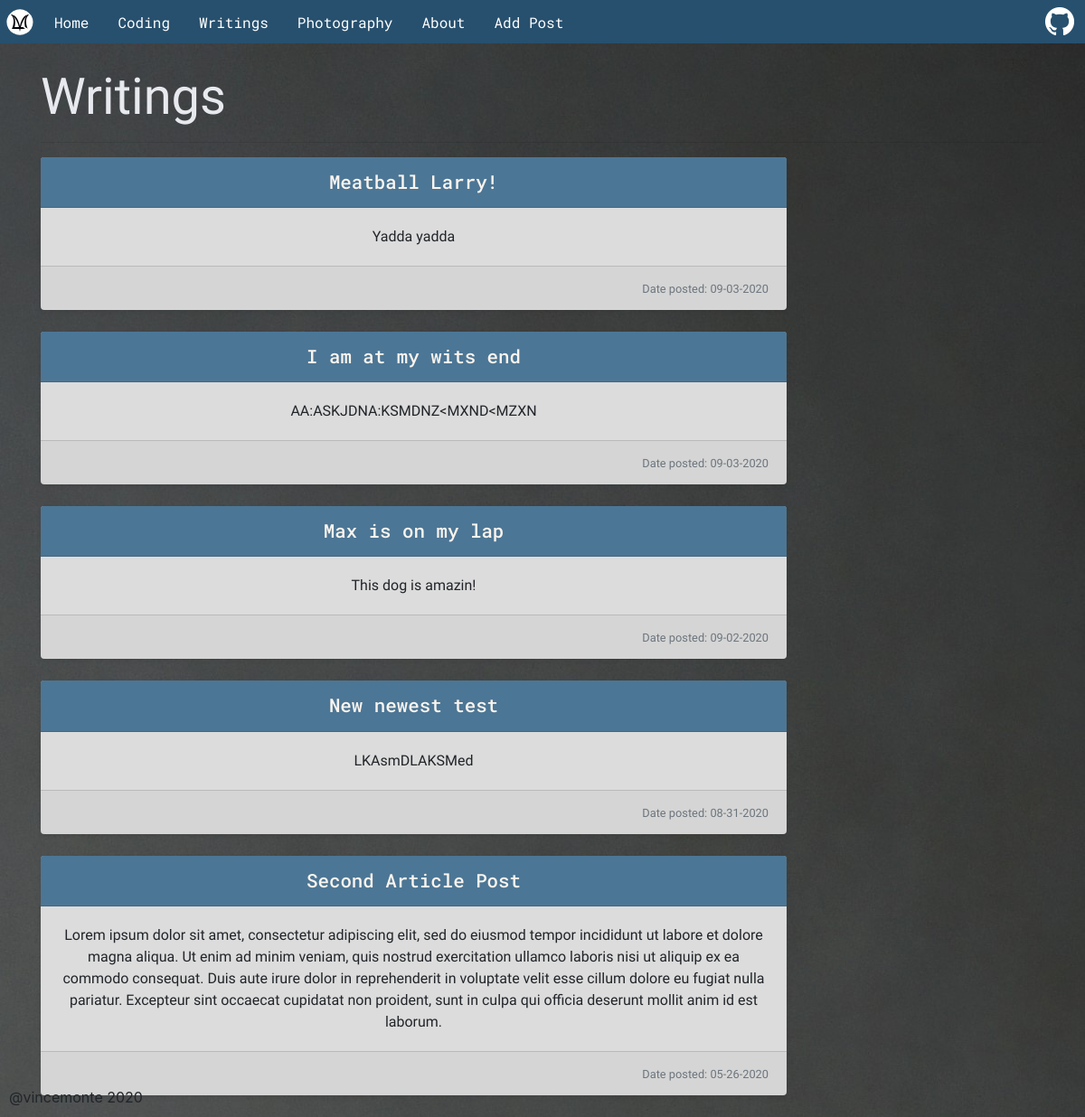
Page /writings on the earlier database version.
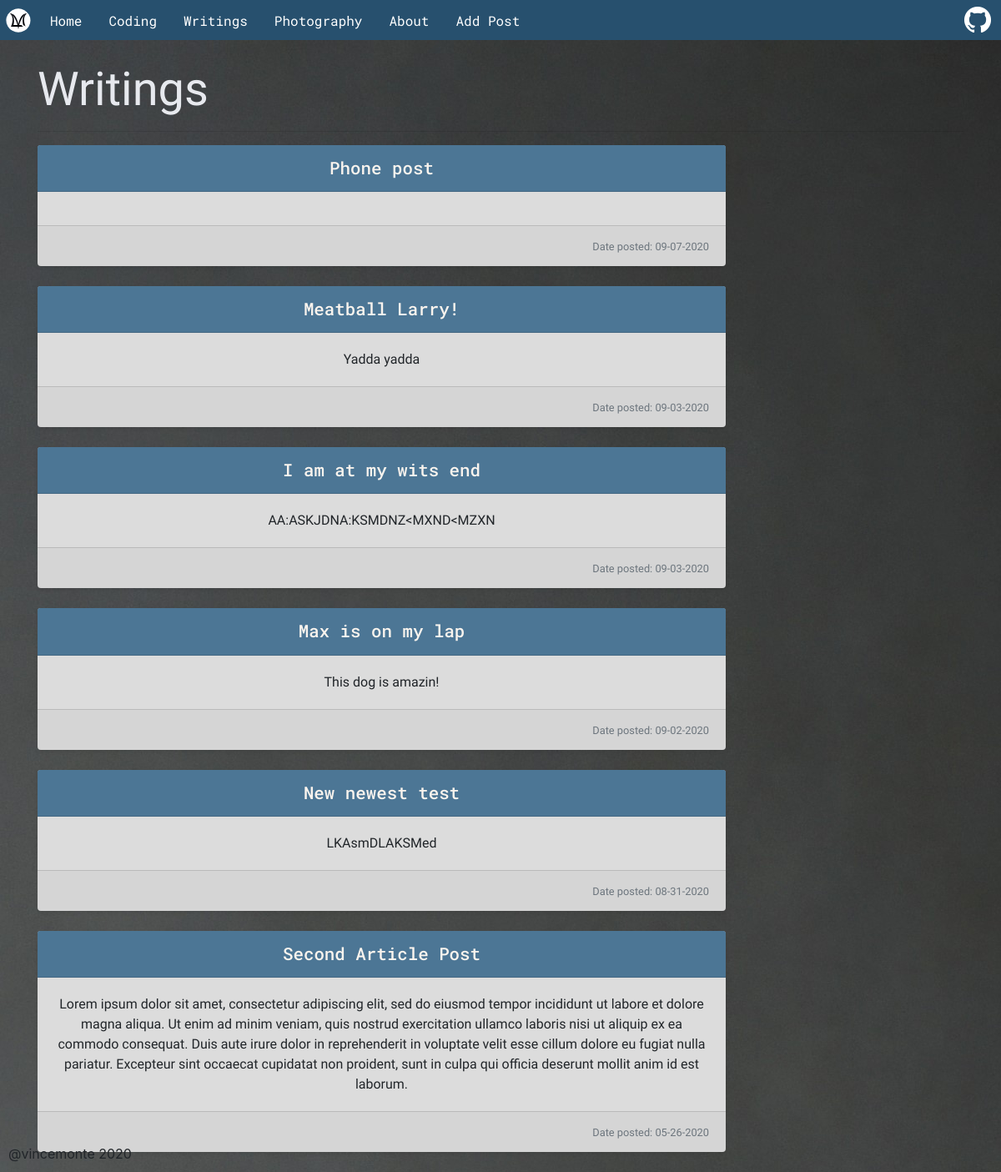
Same page on the later database version.
### personalWebsite/models.py (models this page shows, shortened)
class Project(db.Model):
    id = db.Column(db.Integer, primary_key=True)
    title = db.Column(db.String(100), nullable=False)
    type = db.Column(db.String(20), nullable=False)
    content= db.Column(db.Text, nullable=True)
    files = db.Column(db.String(50), nullable=True) #holds the path to the file images
    date_posted = db.Column(db.DateTime, nullable=False, default=datetime.now)
    home_post = db.relationship('HomePost', backref='project', uselist=False)

### personalWebsite/routes.py (the view)
@app.route('/writings')
def writings():
    posts = Project.query.filter_by(type='writing').order_by(Project.id.desc())
    return render_template('writings.html', posts=posts)

### personalWebsite/templates/writings.html
{% extends "layout.html" %}
{% block content %}
<div class="container">
  <h1 class="display-4 page-header text-white-2">Writings</h1>
  <hr>
  <div class="row text-center">
    {% for post in posts %}
    <div class="col-lg-9">
      <div class="card mb-4 shadow-sm">
        <div class="card-header">
          <a class = "card-title" href="{{ url_for('project', project_id=post.id) }}">{{ post.title }}</a>
        </div>
        <div class="card-body">
          <p class= "card-text">{{ post.content }}</p>
        </div>
        <div class="card-footer text-right">
          <small class="text-muted">Date posted: {{ post.date_posted.strftime('%m-%d-%Y') }}</small>
        </div>
      </div>
    </div>
    {% endfor %}
  </div>
</div>
{% endblock content %}

Differences in the rows shown:
added Project: title "Phone post", date_posted "09-07-2020"
